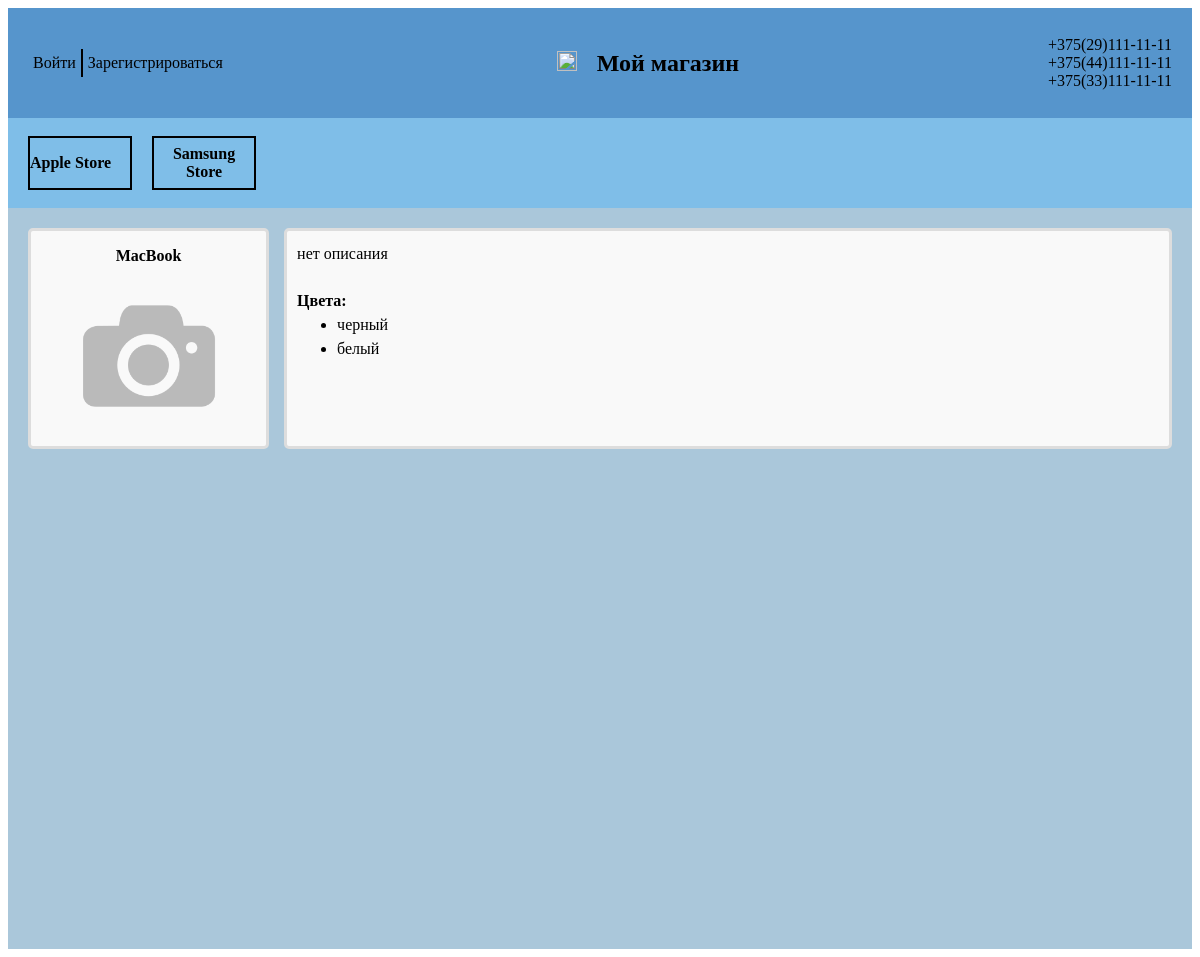
/product_description/119/, run on the app's committed database.
### store/models.py (models this page shows, shortened)
class Store(models.Model):
    name = models.CharField(max_length=300)
    def __str__(self):
        return self.name

class Product(models.Model):
    name = models.CharField(max_length=100)
    price = models.DecimalField(max_digits=10, decimal_places=2)
    description = models.TextField(blank=True, null=True)
    image = models.ImageField(default='no_photo.png')
    store = models.ForeignKey('Store', on_delete=models.CASCADE)
    colors = models.ManyToManyField('ProductColor')

class ProductColor(models.Model):
    color = models.CharField(max_length=200)
    def __str__(self):
        return self.color

### store/views.py (the view)
# urls.py: path('product_description/<int:id>/', get_product_description_page, name='product_description'),
def get_product_description_page(request, id):
    stores = Store.objects.all()
    product = Product.objects.filter(id=id)
    colors = Product.objects.get(id=id).colors.all()
    context = {
        'stores': stores,
        'product': product,
        'colors': colors,
    }
    return render(request, 'product_description.html', context)

### store/templates/product_description.html
{%  extends 'store.html' %}
{% load static %}
{% block style %}
<link rel="stylesheet" href="{% static 'css/product_description.css' %}">
{% endblock %}
{% block main %}
<div class="product">
    {% for product in product %}
    <div class="name_photo">
        <p><strong>{{ product.name }}</strong></p>
        <div class="photo">
            <img src="{{product.image.url}}" alt="">
        </div>
    </div>
    <div class="description">
        {{ product.description }}
            <div class="colors">
                <strong>Цвета:</strong> {% for color in colors %}
                    <ul><li>{{ color }}</li></ul>
                {% endfor %}
            </div>
    </div>
    {% endfor %}
</div>
{% endblock %}

### store/templates/store.html (shortened to what this page needs)
<!DOCTYPE html>
<html lang="en">
<head>
    {% load static %}
    <link rel="stylesheet" href="{% static 'css/store.css' %}">
    {% block style %}
    {% endblock %}
</head>
<body>
<div class="header">
    <div>
        {% if user.is_authenticated %}
        <div class="logged">
            <a href="{% url 'profile' %}">
            <div class="user">
                <div class="user_image">
                    <img src="{{user.profile.image.url}}" alt="">
                </div>
                <h3>{{ user.username }}</h3>
            </div>
            </a>
            <div class="signout_link">
                <a href="{% url 'signout' %}">Выйти</a>
            </div>
        </div>
        {% else %}
        <div class="logging">
            <div class="signin_link">
                <a href="{% url 'signin_form' %}">Войти</a>
            </div>
            <div class="signup_link">
                <a href="{% url 'signup_form' %}">Зарегистрироваться</a>
            </div>
        </div>
        {% endif %}
    </div>
    <a href="{% url 'home' %}" class="home_link">
        <div class="shop">
            <div class="logo">
                <img src="{% static 'img/logo.jpg' %}" alt="">
            </div>
            <h2>Мой магазин</h2>
        </div>
    </a>
    <div class="phone_number">
       <a href="tel:+375291111111">+375(29)111-11-11</a><br>
       <a href="tel:+375441111111">+375(44)111-11-11</a><br>
       <a href="tel:+375331111111">+375(33)111-11-11</a>
    </div>
</div>
<div class="navigate">
    {% block navigate %}
    {% for store in stores %}
    <a href="{% url 'products' store.id %}">
        <div class="store_card">
            <strong>{{ store }}</strong>
        </div>
    </a>
    {% endfor %}
    {% endblock %}
</div>
<div class="main">
    {% block main %}{% endblock %}
</div>
</body>
</html>

### store/static/css/store.css (style rules this page uses)
.header { height: 110px; background: #5695cc; display: flex; justify-content: space-between; align-items: center; padding-left: 20px; padding-right: 20px; }
.logging { display: flex; }
.logging a { text-decoration: none; color: black; }
.signin_link { padding: 5px; border-right: solid black 1px; }
.signup_link { padding: 5px; border-left: solid black 1px; }
.home_link { text-decoration: none; color: black; }
.shop { display: flex; align-items: center; }
.logo { max-width: 100px; max-height: 100px; margin: 20px; }
.logo img { width: 100%; height: 100% }
.phone_number a { text-decoration: none; color: black; }
.navigate { height: 90px; background: #7fbee8; display: flex; align-items: center; padding-left: 20px; padding-right: 20px; gap: 20px; }
.store_card { height: 50px; width: 100px; border: solid black 2px; display: flex; align-items: center; text-align: center; }
.navigate a { text-decoration: none; color: black; }
.main { background: #aac7da; padding-bottom: 500px; }

### store/static/css/product_description.css (style rules this page uses)
.product { display: flex; padding-top: 20px; padding-left: 20px; padding-right: 20px; }
.name_photo { width: 300px; border: 3px solid #ddd; border-radius: 5px; margin-right: 15px; padding-bottom: 15px; background: #f9f9f9; display: flex; flex-direction: column; align-items: center; }
.photo { max-width: 150px; max-height: 150px; }
.photo img { width: 100%; height: 100% }
.description { width: 1100px; background: #f9f9f9; padding: 10px; border: 3px solid #ddd; border-radius: 5px; line-height: 1.6; word-wrap: break-word; }
.colors { margin-top: 30px; line-height: 0.5; }

### data on the page
Store: name "Apple Store"
Store: name "Samsung Store"
Product: name "MacBook", image (placeholder picture), description "нет описания"
ProductColor: color "черный"
ProductColor: color "белый"
